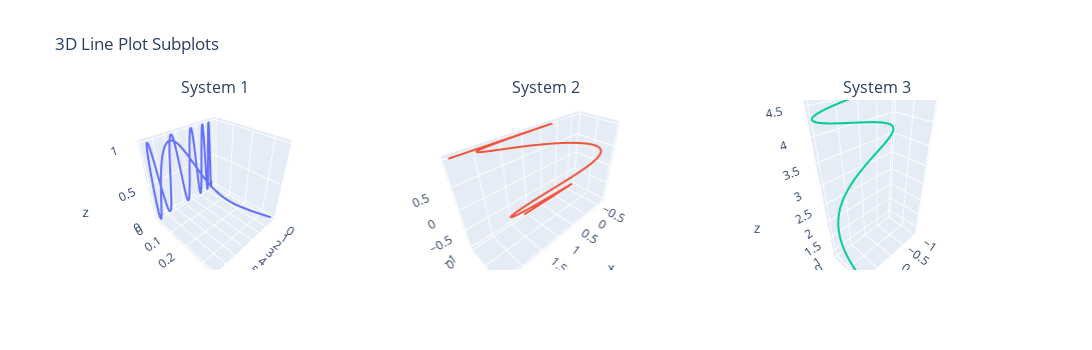

The notebook cell this image was saved under:
### Code cell
fig = make_subplots(
    rows=1, cols=num_cats,
    specs=[[{'type': 'scene'}]*num_cats],
    subplot_titles=[f'System {i+1}' for i in range(len(funcs))]
)

for i, (category, fs) in enumerate(funcs.items()):

    x_values = []
    for f in fs:
        x_values.append(random_functions[f](domain))

    trace = go.Scatter3d(
        x=x_values[0], y=x_values[1], z=x_values[2],
        mode='lines',
        line=dict(width=4),
        name=f"Spiral {i+1}"
    )

    # Add trace to the correct subplot
    fig.add_trace(trace, row=1, col=i+1)

# Update layout
fig.update_layout(
    title="3D Line Plot Subplots",
    height=350,
    width=1100,
    showlegend=False
)

fig.show()

### Figure 1 — Plotly figure (JSON) as saved in the notebook; plotly's stock layout.template omitted (floating-point values rounded to 4 significant figures; data arrays with more than 128 entries replaced by an {"elided": "..."} marker saying what was removed)
{"data": [{"line": {"width": 4}, "mode": "lines", "name": "Spiral 1", "scene": "scene", "type": "scatter3d", "x": {"elided": "1003 float values"}, "y": {"elided": "1003 float values"}, "z": {"elided": "1003 float values"}}, {"line": {"width": 4}, "mode": "lines", "name": "Spiral 2", "scene": "scene2", "type": "scatter3d", "x": {"elided": "1003 float values"}, "y": {"elided": "1003 float values"}, "z": {"elided": "1003 float values"}}, {"line": {"width": 4}, "mode": "lines", "name": "Spiral 3", "scene": "scene3", "type": "scatter3d", "x": {"elided": "1003 float values"}, "y": {"elided": "1003 float values"}, "z": {"elided": "1003 float values"}}], "layout": {"annotations": [{"font": {"size": 16}, "showarrow": false, "text": "System 1", "x": 0.1444, "xanchor": "center", "xref": "paper", "y": 1, "yanchor": "bottom", "yref": "paper"}, {"font": {"size": 16}, "showarrow": false, "text": "System 2", "x": 0.5, "xanchor": "center", "xref": "paper", "y": 1, "yanchor": "bottom", "yref": "paper"}, {"font": {"size": 16}, "showarrow": false, "text": "System 3", "x": 0.8556, "xanchor": "center", "xref": "paper", "y": 1, "yanchor": "bottom", "yref": "paper"}], "height": 350, "scene": {"domain": {"x": [0, 0.2889], "y": [0, 1]}}, "scene2": {"domain": {"x": [0.3556, 0.6444], "y": [0, 1]}}, "scene3": {"domain": {"x": [0.7111, 1], "y": [0, 1]}}, "showlegend": false, "title": {"text": "3D Line Plot Subplots"}, "width": 1100}}
